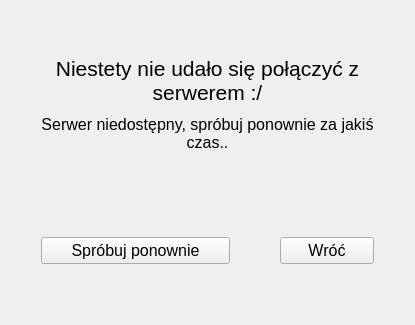
      <widget class="QWidget" name="page_cannot_connect">
       <layout class="QGridLayout" name="gridLayout_13">
        <item row="0" column="0">
         <layout class="QVBoxLayout" name="verticalLayout_11" stretch="2,1">
          <property name="spacing">
           <number>30</number>
          </property>
          <property name="leftMargin">
           <number>0</number>
          </property>
          <property name="topMargin">
           <number>0</number>
          </property>
          <property name="rightMargin">
           <number>0</number>
          </property>
          <property name="bottomMargin">
           <number>0</number>
          </property>
          <item>
           <layout class="QVBoxLayout" name="verticalLayout_10">
            <property name="spacing">
             <number>10</number>
            </property>
            <property name="leftMargin">
             <number>30</number>
            </property>
            <property name="topMargin">
             <number>45</number>
            </property>
            <property name="rightMargin">
             <number>30</number>
            </property>
            <item>
             <widget class="QLabel" name="scant_label_unfortun">
              <property name="font">
               <font>
                <pointsize>16</pointsize>
               </font>
              </property>
              <property name="text">
               <string>Niestety nie udało się połączyć z serwerem :/</string>
              </property>
              <property name="textFormat">
               <enum>Qt::AutoText</enum>
              </property>
              <property name="alignment">
               <set>Qt::AlignCenter</set>
              </property>
              <property name="wordWrap">
               <bool>true</bool>
              </property>
             </widget>
            </item>
            <item>
             <widget class="QLabel" name="scant_label_serv">
              <property name="font">
               <font>
                <pointsize>12</pointsize>
               </font>
              </property>
              <property name="text">
               <string>Serwer niedostępny, spróbuj ponownie za jakiś czas..</string>
              </property>
              <property name="textFormat">
               <enum>Qt::AutoText</enum>
              </property>
              <property name="alignment">
               <set>Qt::AlignCenter</set>
              </property>
              <property name="wordWrap">
               <bool>true</bool>
              </property>
             </widget>
            </item>
           </layout>
          </item>
          <item>
           <layout class="QHBoxLayout" name="horizontalLayout_8" stretch="2,1">
            <property name="spacing">
             <number>50</number>
            </property>
            <property name="leftMargin">
             <number>30</number>
            </property>
            <property name="topMargin">
             <number>55</number>
            </property>
            <property name="rightMargin">
             <number>30</number>
            </property>
            <property name="bottomMargin">
             <number>50</number>
            </property>
            <item>
             <widget class="QPushButton" name="scant_button_try_again">
              <property name="font">
               <font>
                <pointsize>12</pointsize>
               </font>
              </property>
              <property name="autoFillBackground">
               <bool>false</bool>
              </property>
              <property name="text">
               <string>Spróbuj ponownie</string>
              </property>
             </widget>
            </item>
            <item>
             <widget class="QPushButton" name="scant_button_goback">
              <property name="font">
               <font>
                <pointsize>12</pointsize>
               </font>
              </property>
              <property name="text">
               <string>Wróć</string>
              </property>
             </widget>
            </item>
           </layout>
          </item>
         </layout>
        </item>
       </layout>
      </widget>
